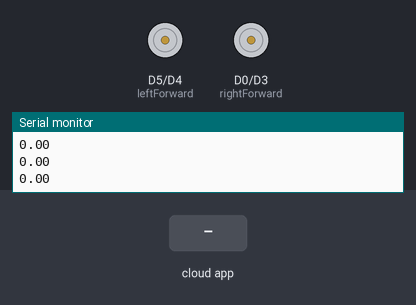
Bench run of a sketch on a simulated ESP8266 (NodeMCU). On the bench: motor-driver pin pairs drawn as motors (green arrow = first pin HIGH = forward, orange = second pin HIGH = backward, longer = more drive), the last lines printed to the serial monitor. The test bench sets the inputs (shaded band). WiFi joins after 1.5 s; servers stay silent unless stated; the Firebase database answers and starts empty.

Above: at 3.2 s.
3.3 s: the phone or cloud app sets x-pos to 25
At 3.42 s:
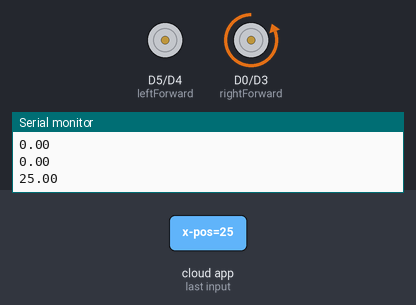
5.0 s: the phone or cloud app sets x-pos to 0
At 5.08 s:
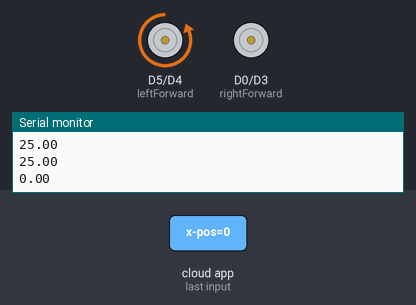
Timing chart, 0 to 8.0 s (numbered marks = the images above; inputs shaded):
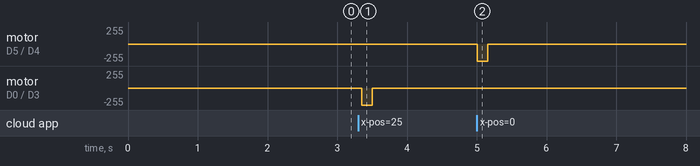

The sketch:

firebasetoarduino.ino
```cpp
#include "FirebaseESP8266.h"
#include <ESP8266WiFi.h>

#define FIREBASE_HOST "https://nodemcu-4eb31.firebaseio.com/"
#define FIREBASE_AUTH ""
#define WIFI_SSID "siddharth"
#define WIFI_PASSWORD "siddharth"

const int leftForward = D5;
const int leftBackward = D4;
const int rightForward = D0;
const int rightBackward = D3;

const int en1 = D7;
const int en2 = D6;

float xi = 0;
float x = 0;
float y = 0;

FirebaseData firebaseData;

void setup() {
  Serial.begin(115200);

  WiFi.begin(WIFI_SSID, WIFI_PASSWORD);

  while (WiFi.status() != WL_CONNECTED) {
    delay(1000);
    Serial.println("Connecting...");
  }
  Serial.println("connected");
  Firebase.begin(FIREBASE_HOST, FIREBASE_AUTH);
  Firebase.reconnectWiFi(true);
  pinMode(leftForward,OUTPUT);
  pinMode(leftBackward,OUTPUT);
  pinMode(rightForward,OUTPUT);
  pinMode(rightBackward,OUTPUT);
}


void loop() {
if (Firebase.getFloat(firebaseData, "x-pos"))
{
    if (firebaseData.dataType() == "float")
    {
      x = firebaseData.floatData();
      Serial.println(x);

      if( x == y)
      {
        digitalWrite(leftForward,LOW);
        digitalWrite(leftBackward,LOW);
        digitalWrite(rightForward,LOW);
        digitalWrite(rightBackward,LOW);
      }

      if (x - y > 20 )
      { //analogWrite(en1,230);
        //analogWrite(en2,230);
        digitalWrite(leftForward,LOW);
        digitalWrite(leftBackward,LOW);
        digitalWrite(rightForward,LOW);
        digitalWrite(rightBackward,HIGH);
      }

      if (y - x > 20)
      {
        //analogWrite(en1,230);
        ///analogWrite(en2,230);
        digitalWrite(leftForward,LOW);
        digitalWrite(leftBackward,HIGH);
        digitalWrite(rightForward,LOW);
        digitalWrite(rightBackward,LOW);
      }

      y = x;
    }

  } else
  {
    Serial.println(firebaseData.errorReason());
  }

}
```

Measured:
- after the input at 3.3 s, motor on D0 (rightForward) / D3 (rightBackward): stopped → backward 255/255 after 0.05 s, → stopped 0.15 s later
- after the input at 5.0 s, motor on D5 (leftForward) / D4 (leftBackward): stopped → backward 255/255 at once, → stopped 0.15 s later
